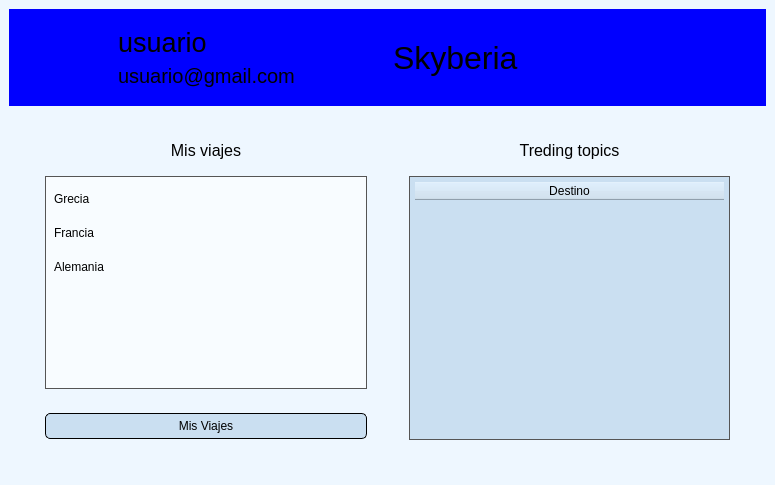
<?xml version="1.0" encoding="UTF-8"?>
<ui version="4.0">
 <class>MainWindow</class>
 <widget class="QMainWindow" name="MainWindow">
  <property name="geometry">
   <rect>
    <x>0</x>
    <y>0</y>
    <width>775</width>
    <height>485</height>
   </rect>
  </property>
  <property name="minimumSize">
   <size>
    <width>775</width>
    <height>485</height>
   </size>
  </property>
  <property name="windowTitle">
   <string>MainWindow</string>
  </property>
  <property name="windowOpacity">
   <double>1.000000000000000</double>
  </property>
  <property name="toolTip">
   <string>&lt;html&gt;&lt;head/&gt;&lt;body&gt;&lt;p&gt;&lt;br/&gt;&lt;/p&gt;&lt;/body&gt;&lt;/html&gt;</string>
  </property>
  <property name="autoFillBackground">
   <bool>true</bool>
  </property>
  <property name="styleSheet">
   <string notr="true"/>
  </property>
  <property name="documentMode">
   <bool>false</bool>
  </property>
  <property name="tabShape">
   <enum>QTabWidget::TabShape::Rounded</enum>
  </property>
  <property name="dockNestingEnabled">
   <bool>false</bool>
  </property>
  <property name="unifiedTitleAndToolBarOnMac">
   <bool>false</bool>
  </property>
  <widget class="QWidget" name="principal">
   <property name="acceptDrops">
    <bool>false</bool>
   </property>
   <property name="toolTip">
    <string/>
   </property>
   <property name="autoFillBackground">
    <bool>false</bool>
   </property>
   <property name="styleSheet">
    <string notr="true">#principal{
	background-color: rgb(238, 247, 255);
}
#QTMisViajes {
background-color: rgba(255, 255, 255, 150); /* Fondo blanco con 150 de opacidad (0-255) */
color: black; 
border: 1px solid #555; /* Borde gris */
padding: 5px; /* Espaciado interno */
}
#QTMisViajes::item {
padding: 5px; /* Espaciado interno en cada item */
color: black; 
margin: 5px; /* Espaciado externo en cada item */
}
#QTMisViajes::item:selected {
background-color: rgba(100, 100, 255, 200); /* Fondo azul al seleccionar un item */
color: black; /* Color del texto al seleccionar */
}

#QTTredingsTopicsTabla {
background-color: rgba(255, 255, 255, 150); /* Fondo blanco con 150 de opacidad (0-255) */
color: black; 
border: 1px solid #555; /* Borde gris */
padding: 5px; /* Espaciado interno */
}
#QTTredingsTopicsTabla::item {
padding: 15px; /* Espaciado interno en cada item */
color: black; 
margin: 15px; /* Espaciado externo en cada item */
}
#QTTredingsTopicsTabla::item:selected {
background-color: rgba(100, 100, 255, 200); /* Fondo azul al seleccionar un item */
color: black; /* Color del texto al seleccionar */
}
#QTTredingsTopicsTabla QTableCornerButton::section {
        background-color: rgba(255, 255, 255, 50); /* Fondo semitransparente para las cabeceras */
        color: black; /* Color del texto en las cabeceras */
        border: 1px solid black; /* Borde negro */
    }

    #QTTredingsTopicsTabla::horizontalHeader {
        background-color: rgba(255, 255, 255, 50); /* Fondo semitransparente para las cabeceras horizontales */
        color: black; /* Color del texto en las cabeceras */
        border: 1px solid black; /* Borde negro */
}
QPushButton {
background-color: rgba(255, 255, 255, 150); /* Fondo semitransparente para los botones */
color: black; /* Color del texto en los botones */
border: 1px solid black; /* Borde negro */
padding: 5px; /* Espaciado interno */
border-radius: 5px; /* Bordes redondeados */
}
QPushButton:hover {
background-color: rgba(200, 200, 200, 200); /* Fondo más oscuro al pasar el ratón */
}
QPushButton:pressed {
background-color: rgba(150, 150, 150, 200); /* Fondo aún más oscuro al presionar */
}
</string>
   </property>
   <layout class="QVBoxLayout" name="verticalLayout">
    <item>
     <widget class="QWidget" name="QWGridCabecera" native="true">
      <property name="sizePolicy">
       <sizepolicy hsizetype="Preferred" vsizetype="Preferred">
        <horstretch>0</horstretch>
        <verstretch>10</verstretch>
       </sizepolicy>
      </property>
      <property name="styleSheet">
       <string notr="true">background-color: rgb(0, 0, 255);</string>
      </property>
      <layout class="QHBoxLayout" name="horizontalLayout">
       <item>
        <widget class="QLabel" name="QLabelUsuario">
         <property name="maximumSize">
          <size>
           <width>85</width>
           <height>85</height>
          </size>
         </property>
         <property name="text">
          <string/>
         </property>
         <property name="pixmap">
          <pixmap resource="recursos.qrc">:/icons/recursos/iconos/usuario.png</pixmap>
         </property>
         <property name="scaledContents">
          <bool>true</bool>
         </property>
         <property name="wordWrap">
          <bool>false</bool>
         </property>
        </widget>
       </item>
       <item>
        <widget class="QWidget" name="QWGirdDatosUsuarios" native="true">
         <layout class="QVBoxLayout" name="verticalLayout_2">
          <item>
           <widget class="QLabel" name="QLNombre">
            <property name="font">
             <font>
              <pointsize>20</pointsize>
              <fontweight>ExtraBold</fontweight>
             </font>
            </property>
            <property name="text">
             <string>usuario</string>
            </property>
           </widget>
          </item>
          <item>
           <widget class="QLabel" name="QLCorreo">
            <property name="font">
             <font>
              <pointsize>15</pointsize>
              <fontweight>ExtraBold</fontweight>
             </font>
            </property>
            <property name="text">
             <string>usuario@gmail.com</string>
            </property>
           </widget>
          </item>
         </layout>
        </widget>
       </item>
       <item>
        <widget class="QLabel" name="QLNombreApp">
         <property name="palette">
          <palette>
           <active>
            <colorrole role="WindowText">
             <brush brushstyle="SolidPattern">
              <color alpha="255">
               <red>0</red>
               <green>0</green>
               <blue>0</blue>
              </color>
             </brush>
            </colorrole>
            <colorrole role="Button">
             <brush brushstyle="SolidPattern">
              <color alpha="255">
               <red>0</red>
               <green>0</green>
               <blue>255</blue>
              </color>
             </brush>
            </colorrole>
            <colorrole role="Base">
             <brush brushstyle="SolidPattern">
              <color alpha="255">
               <red>0</red>
               <green>0</green>
               <blue>255</blue>
              </color>
             </brush>
            </colorrole>
            <colorrole role="Window">
             <brush brushstyle="SolidPattern">
              <color alpha="255">
               <red>0</red>
               <green>0</green>
               <blue>255</blue>
              </color>
             </brush>
            </colorrole>
           </active>
           <inactive>
            <colorrole role="WindowText">
             <brush brushstyle="SolidPattern">
              <color alpha="255">
               <red>0</red>
               <green>0</green>
               <blue>0</blue>
              </color>
             </brush>
            </colorrole>
            <colorrole role="Button">
             <brush brushstyle="SolidPattern">
              <color alpha="255">
               <red>0</red>
               <green>0</green>
               <blue>255</blue>
              </color>
             </brush>
            </colorrole>
            <colorrole role="Base">
             <brush brushstyle="SolidPattern">
              <color alpha="255">
               <red>0</red>
               <green>0</green>
               <blue>255</blue>
              </color>
             </brush>
            </colorrole>
            <colorrole role="Window">
             <brush brushstyle="SolidPattern">
              <color alpha="255">
               <red>0</red>
               <green>0</green>
               <blue>255</blue>
              </color>
             </brush>
            </colorrole>
           </inactive>
           <disabled>
            <colorrole role="Button">
             <brush brushstyle="SolidPattern">
              <color alpha="255">
               <red>0</red>
               <green>0</green>
               <blue>255</blue>
              </color>
             </brush>
            </colorrole>
            <colorrole role="Base">
             <brush brushstyle="SolidPattern">
              <color alpha="255">
               <red>0</red>
               <green>0</green>
               <blue>255</blue>
              </color>
             </brush>
            </colorrole>
            <colorrole role="Window">
             <brush brushstyle="SolidPattern">
              <color alpha="255">
               <red>0</red>
               <green>0</green>
               <blue>255</blue>
              </color>
             </brush>
            </colorrole>
           </disabled>
          </palette>
         </property>
         <property name="font">
          <font>
           <pointsize>24</pointsize>
           <underline>false</underline>
           <stylestrategy>PreferDefault</stylestrategy>
           <hintingpreference>PreferDefaultHinting</hintingpreference>
           <fontweight>Black</fontweight>
          </font>
         </property>
         <property name="text">
          <string>Skyberia</string>
         </property>
        </widget>
       </item>
       <item>
        <widget class="QLabel" name="QLabelConfiguracion">
         <property name="maximumSize">
          <size>
           <width>80</width>
           <height>80</height>
          </size>
         </property>
         <property name="text">
          <string/>
         </property>
         <property name="pixmap">
          <pixmap resource="recursos.qrc">:/icons/recursos/iconos/engranaje.png</pixmap>
         </property>
         <property name="scaledContents">
          <bool>true</bool>
         </property>
         <property name="alignment">
          <set>Qt::AlignmentFlag::AlignRight|Qt::AlignmentFlag::AlignTrailing|Qt::AlignmentFlag::AlignVCenter</set>
         </property>
        </widget>
       </item>
      </layout>
     </widget>
    </item>
    <item>
     <widget class="QWidget" name="QWGridMenus" native="true">
      <property name="sizePolicy">
       <sizepolicy hsizetype="Preferred" vsizetype="Preferred">
        <horstretch>0</horstretch>
        <verstretch>90</verstretch>
       </sizepolicy>
      </property>
      <layout class="QVBoxLayout" name="verticalLayout_3">
       <item>
        <widget class="QWidget" name="QWMenus" native="true">
         <property name="sizePolicy">
          <sizepolicy hsizetype="Preferred" vsizetype="Minimum">
           <horstretch>0</horstretch>
           <verstretch>0</verstretch>
          </sizepolicy>
         </property>
         <property name="minimumSize">
          <size>
           <width>0</width>
           <height>0</height>
          </size>
         </property>
         <layout class="QHBoxLayout" name="horizontalLayout_2">
          <item>
           <widget class="QWidget" name="QFMisViajes" native="true">
            <property name="sizePolicy">
             <sizepolicy hsizetype="Preferred" vsizetype="Preferred">
              <horstretch>1</horstretch>
              <verstretch>0</verstretch>
             </sizepolicy>
            </property>
            <layout class="QVBoxLayout" name="verticalLayout_4">
             <item>
              <widget class="QLabel" name="QLMisViajes">
               <property name="maximumSize">
                <size>
                 <width>16777215</width>
                 <height>22</height>
                </size>
               </property>
               <property name="font">
                <font>
                 <pointsize>12</pointsize>
                 <fontweight>ExtraBold</fontweight>
                </font>
               </property>
               <property name="text">
                <string>Mis viajes</string>
               </property>
               <property name="alignment">
                <set>Qt::AlignmentFlag::AlignCenter</set>
               </property>
              </widget>
             </item>
             <item>
              <widget class="QWidget" name="widget_2" native="true">
               <layout class="QHBoxLayout" name="horizontalLayout_4">
                <item>
                 <widget class="QListWidget" name="QTMisViajes">
                  <property name="sizePolicy">
                   <sizepolicy hsizetype="Expanding" vsizetype="Preferred">
                    <horstretch>0</horstretch>
                    <verstretch>0</verstretch>
                   </sizepolicy>
                  </property>
                  <property name="maximumSize">
                   <size>
                    <width>350</width>
                    <height>16777215</height>
                   </size>
                  </property>
                  <item>
                   <property name="text">
                    <string>Grecia</string>
                   </property>
                  </item>
                  <item>
                   <property name="text">
                    <string>Francia</string>
                   </property>
                  </item>
                  <item>
                   <property name="text">
                    <string>Alemania</string>
                   </property>
                  </item>
                 </widget>
                </item>
               </layout>
              </widget>
             </item>
             <item>
              <widget class="QWidget" name="widget_4" native="true">
               <property name="maximumSize">
                <size>
                 <width>16777215</width>
                 <height>45</height>
                </size>
               </property>
               <property name="layoutDirection">
                <enum>Qt::LayoutDirection::LeftToRight</enum>
               </property>
               <layout class="QHBoxLayout" name="horizontalLayout_5">
                <item>
                 <widget class="QPushButton" name="BMisViajes">
                  <property name="maximumSize">
                   <size>
                    <width>350</width>
                    <height>16777215</height>
                   </size>
                  </property>
                  <property name="styleSheet">
                   <string notr="true">background-color: rgb(202, 223, 241);</string>
                  </property>
                  <property name="text">
                   <string>Mis Viajes</string>
                  </property>
                 </widget>
                </item>
               </layout>
              </widget>
             </item>
            </layout>
           </widget>
          </item>
          <item>
           <widget class="QWidget" name="QFTredingTopics" native="true">
            <property name="sizePolicy">
             <sizepolicy hsizetype="Preferred" vsizetype="Preferred">
              <horstretch>1</horstretch>
              <verstretch>0</verstretch>
             </sizepolicy>
            </property>
            <property name="acceptDrops">
             <bool>false</bool>
            </property>
            <layout class="QVBoxLayout" name="verticalLayout_5">
             <item>
              <widget class="QLabel" name="QLTredingTopics">
               <property name="maximumSize">
                <size>
                 <width>16777215</width>
                 <height>22</height>
                </size>
               </property>
               <property name="font">
                <font>
                 <pointsize>12</pointsize>
                 <fontweight>ExtraBold</fontweight>
                </font>
               </property>
               <property name="text">
                <string>Treding topics</string>
               </property>
               <property name="alignment">
                <set>Qt::AlignmentFlag::AlignCenter</set>
               </property>
               <property name="indent">
                <number>-1</number>
               </property>
              </widget>
             </item>
             <item>
              <widget class="QWidget" name="widget" native="true">
               <property name="sizePolicy">
                <sizepolicy hsizetype="Ignored" vsizetype="Preferred">
                 <horstretch>0</horstretch>
                 <verstretch>0</verstretch>
                </sizepolicy>
               </property>
               <property name="maximumSize">
                <size>
                 <width>16777215</width>
                 <height>16777215</height>
                </size>
               </property>
               <layout class="QHBoxLayout" name="horizontalLayout_3">
                <item>
                 <widget class="QTableWidget" name="QTTredingsTopicsTabla">
                  <property name="sizePolicy">
                   <sizepolicy hsizetype="Fixed" vsizetype="Preferred">
                    <horstretch>0</horstretch>
                    <verstretch>0</verstretch>
                   </sizepolicy>
                  </property>
                  <property name="minimumSize">
                   <size>
                    <width>0</width>
                    <height>0</height>
                   </size>
                  </property>
                  <property name="maximumSize">
                   <size>
                    <width>350</width>
                    <height>16777215</height>
                   </size>
                  </property>
                  <property name="font">
                   <font>
                    <pointsize>20</pointsize>
                    <italic>true</italic>
                    <bold>true</bold>
                    <underline>false</underline>
                    <strikeout>false</strikeout>
                   </font>
                  </property>
                  <property name="contextMenuPolicy">
                   <enum>Qt::ContextMenuPolicy::DefaultContextMenu</enum>
                  </property>
                  <property name="acceptDrops">
                   <bool>false</bool>
                  </property>
                  <property name="layoutDirection">
                   <enum>Qt::LayoutDirection::LeftToRight</enum>
                  </property>
                  <property name="autoFillBackground">
                   <bool>false</bool>
                  </property>
                  <property name="styleSheet">
                   <string notr="true">background-color: rgb(202, 223, 241);</string>
                  </property>
                  <property name="frameShadow">
                   <enum>QFrame::Shadow::Sunken</enum>
                  </property>
                  <property name="verticalScrollBarPolicy">
                   <enum>Qt::ScrollBarPolicy::ScrollBarAsNeeded</enum>
                  </property>
                  <property name="horizontalScrollBarPolicy">
                   <enum>Qt::ScrollBarPolicy::ScrollBarAsNeeded</enum>
                  </property>
                  <property name="sizeAdjustPolicy">
                   <enum>QAbstractScrollArea::SizeAdjustPolicy::AdjustToContents</enum>
                  </property>
                  <property name="autoScrollMargin">
                   <number>1</number>
                  </property>
                  <property name="alternatingRowColors">
                   <bool>true</bool>
                  </property>
                  <property name="selectionMode">
                   <enum>QAbstractItemView::SelectionMode::NoSelection</enum>
                  </property>
                  <property name="textElideMode">
                   <enum>Qt::TextElideMode::ElideRight</enum>
                  </property>
                  <property name="horizontalScrollMode">
                   <enum>QAbstractItemView::ScrollMode::ScrollPerPixel</enum>
                  </property>
                  <property name="showGrid">
                   <bool>false</bool>
                  </property>
                  <property name="sortingEnabled">
                   <bool>false</bool>
                  </property>
                  <property name="wordWrap">
                   <bool>true</bool>
                  </property>
                  <property name="cornerButtonEnabled">
                   <bool>true</bool>
                  </property>
                  <attribute name="horizontalHeaderVisible">
                   <bool>true</bool>
                  </attribute>
                  <attribute name="horizontalHeaderMinimumSectionSize">
                   <number>32</number>
                  </attribute>
                  <attribute name="horizontalHeaderHighlightSections">
                   <bool>true</bool>
                  </attribute>
                  <attribute name="horizontalHeaderStretchLastSection">
                   <bool>true</bool>
                  </attribute>
                  <attribute name="verticalHeaderVisible">
                   <bool>false</bool>
                  </attribute>
                  <attribute name="verticalHeaderMinimumSectionSize">
                   <number>24</number>
                  </attribute>
                  <attribute name="verticalHeaderDefaultSectionSize">
                   <number>24</number>
                  </attribute>
                  <attribute name="verticalHeaderHighlightSections">
                   <bool>true</bool>
                  </attribute>
                  <row/>
                  <column>
                   <property name="text">
                    <string>Destino</string>
                   </property>
                   <property name="background">
                    <color>
                     <red>202</red>
                     <green>223</green>
                     <blue>241</blue>
                    </color>
                   </property>
                  </column>
                  <item row="0" column="0">
                   <property name="text">
                    <string/>
                   </property>
                  </item>
                 </widget>
                </item>
               </layout>
              </widget>
             </item>
            </layout>
           </widget>
          </item>
         </layout>
        </widget>
       </item>
      </layout>
     </widget>
    </item>
   </layout>
  </widget>
  <action name="actionCerrar_sesion">
   <property name="text">
    <string>Cerrar sesion</string>
   </property>
  </action>
  <action name="actionSalir_del_programa">
   <property name="text">
    <string>Salir del programa</string>
   </property>
  </action>
  <action name="actionver_viajes">
   <property name="text">
    <string>ver viajes</string>
   </property>
  </action>
  <action name="actioncomprar_viaje">
   <property name="text">
    <string>comprar viaje</string>
   </property>
  </action>
  <action name="actionconfiguracion">
   <property name="text">
    <string>configuracion</string>
   </property>
  </action>
  <action name="actionacerca_de_mi">
   <property name="text">
    <string>acerca de mi</string>
   </property>
  </action>
 </widget>
 <resources>
  <include location="recursos.qrc"/>
 </resources>
 <connections/>
</ui>
